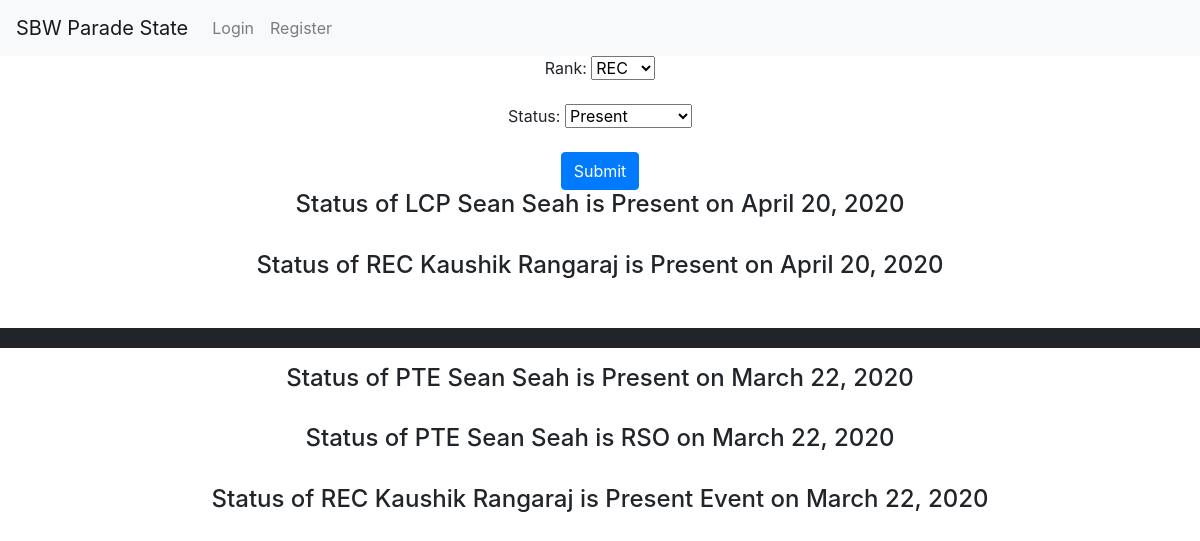
Page /home/ on the earlier database version.
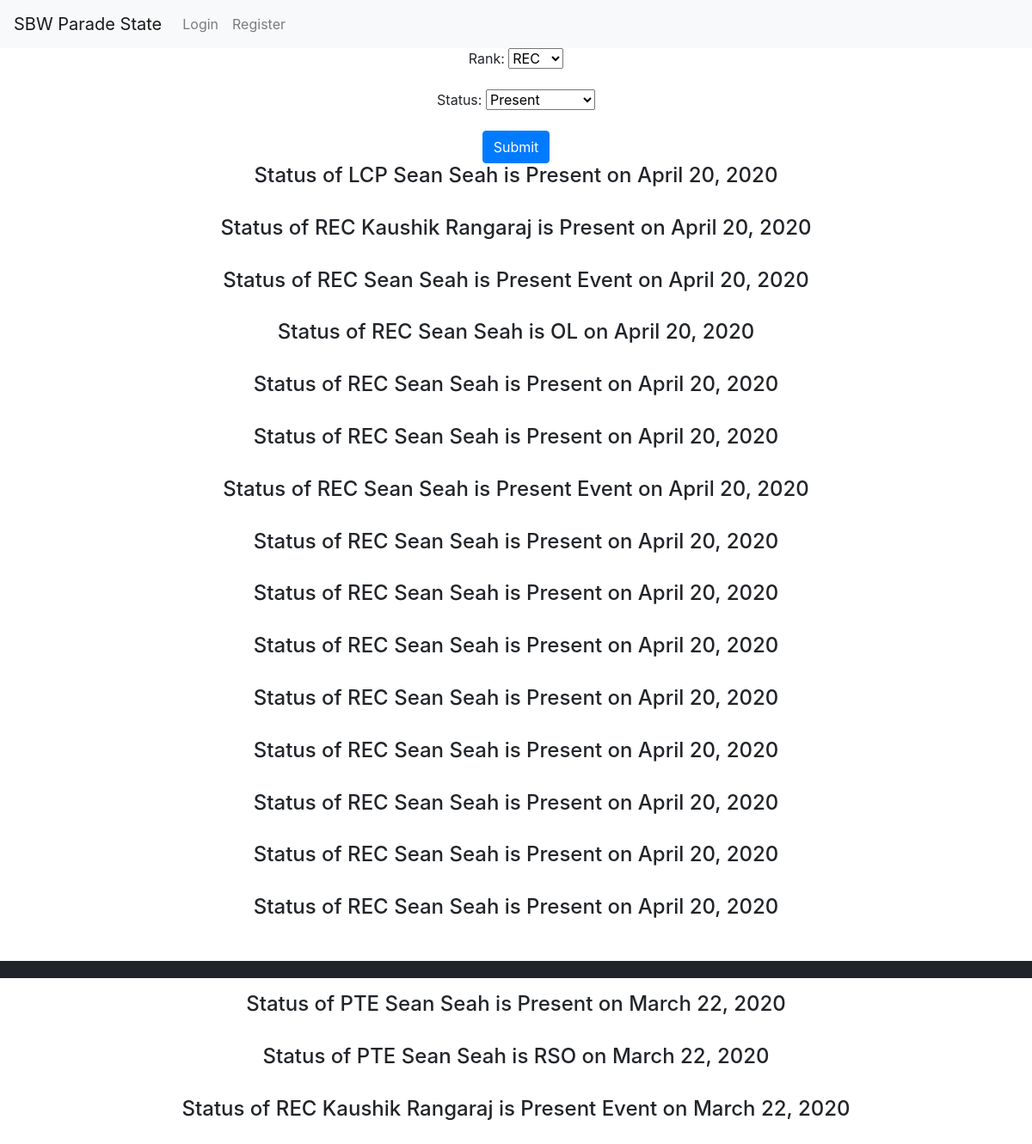
Same page on the later database version.
### main/models.py (models this page shows)
class Person(models.Model):
    rank = models.CharField(max_length=30, choices=rank_choice, default="PTE")
    date = models.DateTimeField(default=datetime.now())
    status = models.CharField(max_length=30, choices=status_choice, default="Present")
    user = models.ForeignKey(User,on_delete=models.CASCADE,null=True)
    def __str__(self):
        return self.rank

### main/views.py (the view, shortened to what this page needs)
# urls.py: 2. Add a URL to urlpatterns:  path('', views.home, name='home')
def home(request):
	form = NameForm()
	persons = Person.objects.all()
	args = {"form": form, "persons": persons}
	return render(request,"main/home.html", args)

### main/forms.py
class NameForm(forms.ModelForm):
	rank = forms.ChoiceField(choices=rank_choice)
	status = forms.ChoiceField(choices=status_choice)
	class Meta:
		model = Person
		fields = ["rank", "status"]

### main/templates/main/home.html (shortened to what this page needs)
{% extends "main/layout.html" %}
{% block content %}
	<form style="display: inline-block;" method="POST">
		{{ form.as_p }}
		<button type="submit" class="btn btn-primary">Submit</button>
	</form>
	{% for person in persons %}
		{% if person.date.date == person.date.date.today %}
			<h4>Status of {{ person }} {{ person.user.get_full_name }} is {{ person.status }} on {{ person.date.date }}</h4>
			<br>
		{% endif %}
	{% endfor %}
	<hr style="border: solid 10px;">
	{% for person in persons %}
		{% if person.date.date != person.date.date.today %}
			<h4>Status of {{ person }} {{ person.user.get_full_name }} is {{ person.status }} on {{ person.date.date }}</h4>
			<br>
		{% endif %}
	{% endfor %}
{% endblock %}

### main/templates/main/layout.html (shortened to what this page needs)
<!DOCTYPE html>
<html lang="en">
	<head>
 		<link rel="stylesheet" href="https://stackpath.bootstrapcdn.com/bootstrap/4.4.1/css/bootstrap.min.css">
	</head>
	<body>
		{% include "main/includes/navbar.html" %}
		<div style="text-align: center;">
			{% block content %}
			{% endblock %}
		</div>
	</body>
</html>

### main/templates/main/includes/navbar.html (shortened to what this page needs)
<nav class="navbar navbar-expand-lg navbar-light bg-light">
  <a class="navbar-brand" href="/">SBW Parade State</a>
  <div class="collapse navbar-collapse" id="navbarNav">
    <ul class="navbar-nav">
      {% if user.is_authenticated %}
        <li class="nav-item">
          <a class="nav-link" href="/home">Home</a>
        </li>
        <li class="nav-item">
          <a class="nav-link" href="/account">{{user.username}}</a>
        </li>
        <li class="nav-item">
          <a class="nav-link" href="/logout">Logout</a>
        </li>
      {% else %}
        <li class="nav-item">
          <a class="nav-link" href="/login">Login</a>
        </li>
        <li class="nav-item">
          <a class="nav-link" href="/register">Register</a>
        </li>
      {% endif %}
    </ul>
  </div>
</nav>

Differences in the rows shown:
added Person: rank "REC", user.get_full_name "Sean Seah", status "Present Event", date "April 20, 2020"
added Person: rank "REC", user.get_full_name "Sean Seah", status "OL", date "April 20, 2020"
added Person: rank "REC", user.get_full_name "Sean Seah", status "Present", date "April 20, 2020"
added Person: rank "REC", user.get_full_name "Sean Seah", status "Present", date "April 20, 2020"
added Person: rank "REC", user.get_full_name "Sean Seah", status "Present Event", date "April 20, 2020"
added Person: rank "REC", user.get_full_name "Sean Seah", status "Present", date "April 20, 2020"
added Person: rank "REC", user.get_full_name "Sean Seah", status "Present", date "April 20, 2020"
added Person: rank "REC", user.get_full_name "Sean Seah", status "Present", date "April 20, 2020"
added Person: rank "REC", user.get_full_name "Sean Seah", status "Present", date "April 20, 2020"
added Person: rank "REC", user.get_full_name "Sean Seah", status "Present", date "April 20, 2020"
added Person: rank "REC", user.get_full_name "Sean Seah", status "Present", date "April 20, 2020"
added Person: rank "REC", user.get_full_name "Sean Seah", status "Present", date "April 20, 2020"
added Person: rank "REC", user.get_full_name "Sean Seah", status "Present", date "April 20, 2020"
